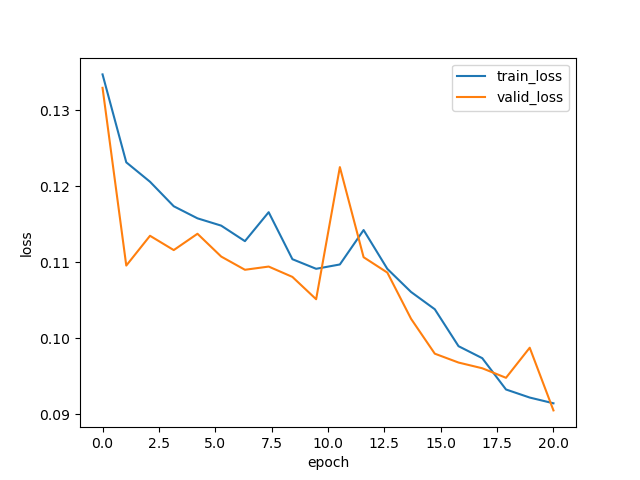

This figure's Python source:
#!/usr/bin/env python3

import rospkg
import torch
import torchvision.transforms as transforms
from torch.utils.data import TensorDataset, DataLoader
from torch.optim import SGD, Adam
from sklearn.model_selection import train_test_split
import numpy as np
import sys
import rospy
import utils.utilities as l_util 
import utils.models as nn_models
from datetime import datetime
import time
import matplotlib.pyplot as plt

# """
# Enable GPU mode
# """
if torch.cuda.is_available():
    device = torch.device('cuda:0')
    print("device", device, "name: ", torch.cuda.get_device_name())
else:
    device = torch.device('cpu')


"""
General parameters
"""

# PARAM <stack_n_channels>: stack n samples in channels
stack_n_channels = 2

# PARAM <occ_grid_meters>: Modify matrix resolution number
# 1m = 20 pixels, max 8m
occ_grid_meters = 4

# PARAM <normalize_label>: normalize velocity range
# normalization lin_vel_x to range[0, 1]
# Normalization angular velocity range [-1, 1]
normalize_label = True

# PARAM <normalize_data>: normalize occ_grid matrix [0, 1]
normalize_data = False

# PARAM <save_weights_only>: If False, save model complete
save_weights_only = True

# PARAM <print_sample>: show random occ_grid sample
print_sample = False

ignore_linvel_y = False

"""
Hyperparameters
"""
# PARAMS
batch_size = 3 # 8
#learn_r = 1e-4# 1e-3
learn_r = 0.0006# 1e-3
epochs = 20
patience = 5

cad = "stack_n_channels " + str(stack_n_channels)
cad += '\nocc_grid_meters\t' + str(occ_grid_meters)
cad += '\normalize_label\t' + str(normalize_label)
cad += '\normalize_data\t' + str(normalize_data)
cad += '\nsave_weights_only ' + str(save_weights_only)
cad += '\n\nbatch_size ' + str(batch_size)
cad += '\nlearn_r\t' + str(learn_r)
cad += '\nepochs\t' + str(epochs)

"""
Dataset
"""
np.set_printoptions(threshold=sys.maxsize)
pkg_name = 'mapless_nav'
pkg_path = rospkg.RosPack().get_path(pkg_name)
files_path = pkg_path + '/scripts/TorchModels/data/'
files_path += "*.npz"
# --- load files ---
data = l_util.load_data(files_path)
print("Dataset samples:", data.shape[0])
# --- prepare X(data), Y(labels) ---
# keys: 'occ_grid', 'target', 'labels'
data_Y = []
data_X = []
x_ch_arr = []
ch_count = 0
sub_rows = int(20*occ_grid_meters)
matrix_shape = data[0].get('features').get('occ_grid').shape
print(f"\nDataset matrix shape {matrix_shape}, range {matrix_shape[0]/20}[m]")
print(f"Selected shape: ({sub_rows}, {sub_rows}), range {occ_grid_meters}[m]")
img_center = matrix_shape[0]//2

for info in data:
    """
    data = dict{'features':{occ_grid:[nxn], 'target':[2]}, 'labels':[3]}
    # occ_grid dim(nxn) float32
    # target dim(2) = (distance_to_target, theta_to_target) float32
    # labels vect dim(3) = (l_vel_x, l_vel_y, a_vel_z) float32
    """
    features = info.get('features')
    occ_grid = features.get('occ_grid')
    target = features.get('target')
    rows = occ_grid.shape[0]
    
    if sub_rows <= matrix_shape[0]:
        target = np.array([np.ones(sub_rows)*target[0], np.ones(sub_rows)*target[1]], dtype=np.float32)
        min_indx = img_center-sub_rows//2
        max_indx = img_center+sub_rows//2
        occ_grid = occ_grid[matrix_shape[0]-sub_rows:, min_indx:max_indx]
    else:
        cad = f"Can not rescale shape from {matrix_shape} to ({sub_rows}, {sub_rows})"
        rospy.logwarn(cad)
        target = np.array([np.ones(rows)*target[0], np.ones(rows)*target[1]], dtype=np.float32)

    features = np.vstack((occ_grid, target))
    features = np.array(features, dtype=np.float32)
    x_ch_arr.append(features)
    ch_count += 1
    
    if ch_count == stack_n_channels:
        # stack x
        x_ch_arr = np.array(x_ch_arr, dtype=np.float32)
        data_X.append(x_ch_arr)
        # the batch takes the last 'y' value
        data_Y.append(info.get('labels'))
        x_ch_arr = []
        ch_count = 0

data_Y = np.array(data_Y, dtype=np.float32)
data_X = np.array(data_X, dtype=np.float32)

if ignore_linvel_y:
# ignore lin_vel_y (move lateral) ---
    lvel_x = data_Y[:, 0]
    Avel_z = data_Y[:, 2]
    data_Y = np.stack((lvel_x, Avel_z), axis=1)

print("Data_X.shape:", data_X.shape)
print("Data_Y.shape:", data_Y.shape)

cad += '\n\nData_X.shape\t' + str(data_X.shape)
cad += '\nData_Y.shape\t' + str(data_Y.shape)

# show random sample
if print_sample:
    l_util.show_image_gray(data_X[np.random.randint(0,len(data_X)), 0])


"""
Normalization
"""

if normalize_label:
    # Normalization angular velocity range [-1, 1]
    data_Y[:, 1] = (data_Y[:, 1] - np.amin(data_Y[:, 1])) / np.ptp(data_Y[:, 1])
    data_Y[:, 1] = (data_Y[:, 1]*2) -1
    # normalization lin_vel_x to range[0, 1]
    data_Y[:, 0] = (data_Y[:, 0] - np.amin(data_Y[:, 0])) / np.ptp(data_Y[:, 0])


if normalize_data:
    print("normalize X")
    for i in range(len(data_X)):
        data_X[i, :stack_n_channels, :-2]= data_X[i, :stack_n_channels, :-2]/100



# Split data
X_train, X_val , y_train, y_val= train_test_split(data_X, data_Y, train_size=0.8, shuffle=True)
#X_val, X_test, y_val, y_test= train_test_split(X_train, y_train, train_size=0.5, shuffle=True)

X_train = torch.tensor(X_train, dtype=torch.float32, device=device)
X_val = torch.tensor(X_val, dtype=torch.float32, device=device)
#X_test = torch.tensor(X_test, dtype=torch.float32, device=device)
y_train = torch.tensor(y_train, dtype=torch.float32, device=device)
y_val = torch.tensor(y_val, dtype=torch.float32, device=device)
#y_test = torch.tensor(y_test, dtype=torch.float32, device=device)


"""
Model
"""
# PARAM model = nn_models.<model_name>()
#model = nn_models.Param_CNN_B(channels=stack_n_channels, img_size=data_X.shape[-1])
model = nn_models.RNN(channels=stack_n_channels, img_size=data_X.shape[-1],
                     num_layers=4, hidden_size=350)
model.to(device)

optimizer = Adam(model.parameters(), lr=learn_r)
loss_fn = torch.nn.MSELoss()
##torch.nn.L1Loss()

save_path = pkg_path + '/scripts/TorchModels/' + model.name + '.pth'
print('save_path', save_path)
 
cad += '\n\nmodel.name\t' + str(model.name)
cad += '\noptimizer\t' + str("Adam")
cad += '\nloss\t' + str("MSELoss")


"""
Training
"""

train_loader = DataLoader(TensorDataset(X_train, y_train), batch_size=batch_size, shuffle=True)
valid_loader = DataLoader(TensorDataset(X_val, y_val), batch_size=batch_size, shuffle=True)
#test_loader = DataLoader(TensorDataset(X_test, y_test), batch_size=batch_size, shuffle=True)

# Initializing in a separate cell so we can easily add more epochs to the same run
timestamp = datetime.now().strftime('%Y%m%d_%H%M%S')
t0 = time.time()
train_loss = []
valid_loss = []
train_accuracy = []
valid_accuracy = []

best_vloss = 1_000_000.
for epoch in range(epochs):  # for each epoch
    train_batch_loss = 0
    train_batch_acc = 0
    valid_batch_loss = 0
    valid_batch_acc = 0

    # Training
    for i, t_data in enumerate(train_loader):
        x_inputs, y_labels = t_data[0].to(device), t_data[1].to(device)
        optimizer.zero_grad()       # Zero all the gradients w.r.t. parameters
        # Forward pass to get output
        y_hat = model(x_inputs)
        loss = loss_fn(y_hat, y_labels)
        loss.backward()             # Calculate gradients w.r.t. parameters
        optimizer.step()            # Update parameters
        train_batch_loss += loss.item()  # Add loss for this batch to running total
    train_loss.append(train_batch_loss / len(train_loader))

    # Validation
    model.eval()  # this turns off those random dropout layers, we don't want them for validation!
    with torch.no_grad():  # this stops pytorch doing computational graph stuff under-the-hood and saves memory and time
        for i, vdata in enumerate(valid_loader):
            # Forward pass to get output
            vinputs, vlabels = vdata[0].to(device), vdata[1].to(device)
            y_hat = model(vinputs)
            # Calculate loss based on output
            loss = loss_fn(y_hat, vlabels)
            # Add loss for this batch to running total
            valid_batch_loss += loss.item()
            # Average accuracy for this batch
    avg_vloss = valid_batch_loss / len(valid_loader)
    valid_loss.append(avg_vloss)
    model.train()  # turn back on the dropout layers for the next training loop
    # Print progress
    print(f"\nEpoch {epoch + 1}:", f"Train Loss: {train_loss[-1]:.3f}", f"Valid Loss: {valid_loss[-1]:.3f}")

    # Early stopping
    if epoch > 0 and valid_loss[-1] > valid_loss[-2]:
        consec_increases += 1
    else:
        consec_increases = 0
    if consec_increases == patience:
        print(
            f"Stopped early at epoch {epoch + 1} - val loss increased for {consec_increases} consecutive epochs!")
        break

    if avg_vloss < best_vloss:
        best_vloss = avg_vloss
        model_path = 'model_{}_{}'.format(timestamp, epoch)

        if save_weights_only:
            print(f"save model on epoch {epoch+1}\n")
            torch.save(model.state_dict(), save_path)
        else:
            torch.save(model, save_path)  # Save the model

results = {"train_loss": train_loss,
            "valid_loss": valid_loss,
            "train_accuracy": train_accuracy,
            "valid_accuracy": valid_accuracy}

x = np.linspace(0, epochs, epochs)
plt.plot(x, results["train_loss"], label="train_loss")
plt.plot(x, results["valid_loss"], label="valid_loss")
plt.xlabel("epoch")
plt.ylabel("loss")
plt.legend()
plt.savefig(pkg_path + '/scripts/TorchModels/train.png')
plt.show()


tf = time.time()
from datetime import timedelta
t =  str(timedelta(seconds=tf - t0))[:-4]
print('\nTraining completed in:', t)


"""
Evaluation
"""

data_train_iter = iter(train_loader)
images, labels = next(data_train_iter)
model.eval()

correct = 0
total = 0
with torch.no_grad():
    for data in train_loader:
        images, labels = data
        pred_out = model(images)
        _, predicted = torch.max(pred_out.data, 0)
        total += labels.size(0)
        correct += (predicted == labels).sum().item()

print(f'Accuracy train: {100 * correct // total}%')

file_info_path = pkg_path + '/scripts/TorchModels/'
l_util.save_train_params(cad, file_info_path+'train_info.txt')
